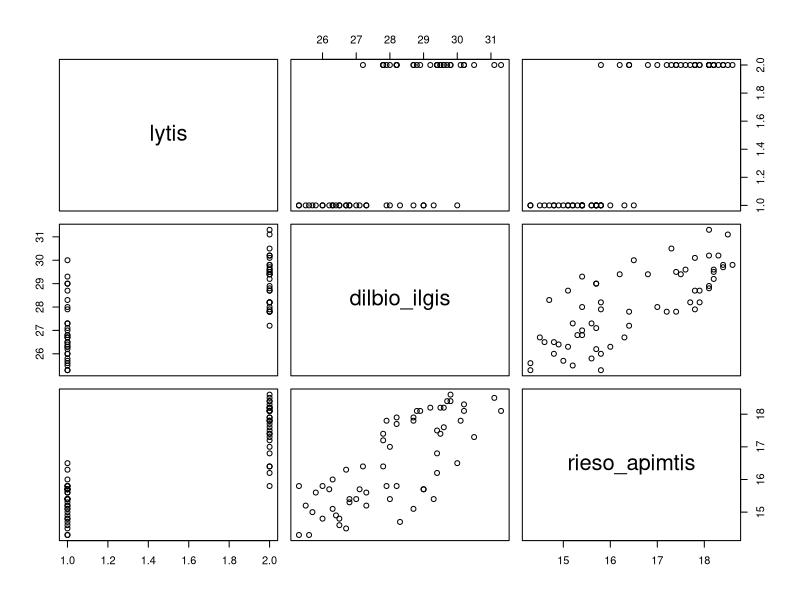

Source code (R):
# Bibliotekos užkrovimas --------------------------------------------------
library(data.table)

# Tekstinių duomenų nuskaitymas --------------------------------------------
# Naudojant `data.table` bibliotekos funkciją `fread` 

rankos <- fread("duomenys/01-csv1.csv",
                  stringsAsFactors = TRUE,
                  data.table = FALSE)

# Duomenų lentelės susvestinė ---------------------------------------------
str(rankos)
head(rankos)
tail(rankos)
summary(rankos)

# Duomenų transformavimas -------------------------------------------------
rankos$lytis <- as.factor(rankos$lytis)

# Vizualizavimas ----------------------------------------------------------
plot(rankos)



